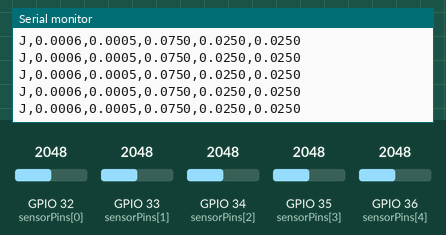
Recording of a program running on a simulated ESP32. Parts: the last lines printed to the serial monitor. The test bench sets the inputs (shaded band); at power-on: GPIO 32 (sensorPins[0]) = 2048, GPIO 33 (sensorPins[1]) = 2048, GPIO 34 (sensorPins[2]) = 2048, GPIO 35 (sensorPins[3]) = 2048, GPIO 36 (sensorPins[4]) = 2048 (analog values on the 0–4095 scale).

Above: at 1.2 s.
1.3 s: GPIO 32 (sensorPins[0]) set to 2866
At 1.32 s:
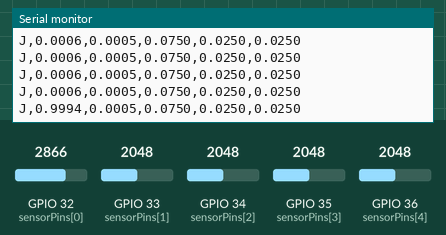
2.8 s: GPIO 33 (sensorPins[1]) set to 2866
At 2.82 s:
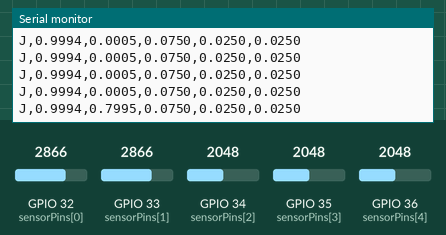
4.3 s: GPIO 34 (sensorPins[2]) set to 2866
At 4.32 s:
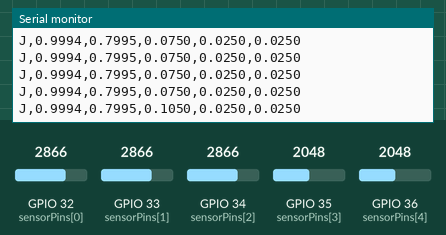
5.8 s: GPIO 35 (sensorPins[3]) set to 2866
At 5.82 s:
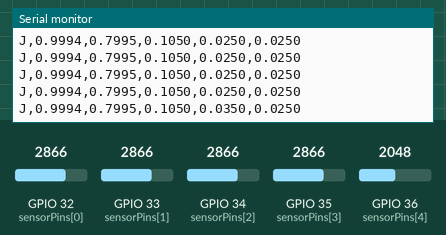
7.3 s: GPIO 36 (sensorPins[4]) set to 2866
At 7.32 s:
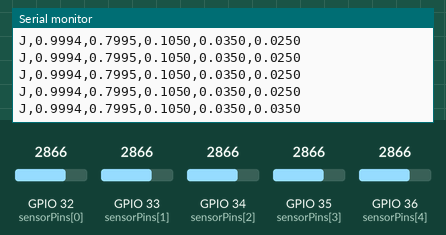
8.8 s: GPIO 32 (sensorPins[0]) set to 3972
At 8.82 s:
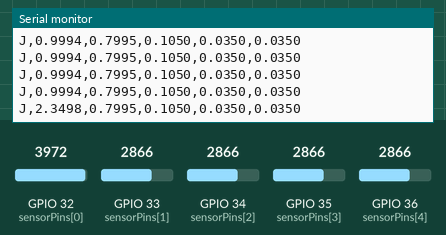
Timing chart, 0 to 11.3 s (numbered marks = the images above; inputs shaded):
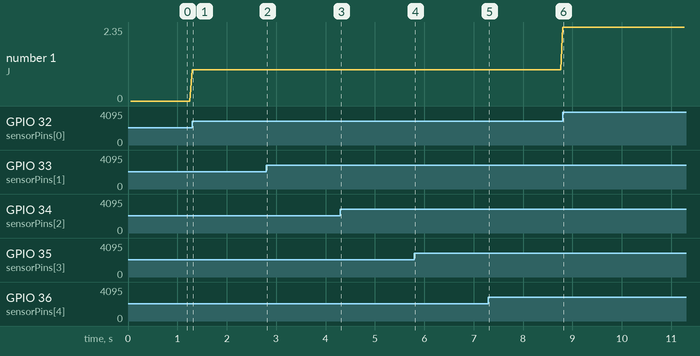

The program:

main.cpp
```cpp
#include <Arduino.h>

namespace {
constexpr uint8_t sensorPins[] = {32, 33, 34, 35, 36};
constexpr float jointLower[] = {-2.5F, -2.0F, 0.0F, 0.0F, 0.0F};
constexpr float jointUpper[] = {2.5F, 2.0F, 0.15F, 0.05F, 0.05F};
constexpr uint8_t jointCount = sizeof(sensorPins) / sizeof(sensorPins[0]);
constexpr uint32_t reportIntervalMs = 50;
constexpr uint16_t adcMaximum = 4095;

uint32_t lastReportMs = 0;

float readJointPosition(uint8_t index) {
  const int rawValue = analogRead(sensorPins[index]);
  const float normalized = constrain(rawValue, 0, adcMaximum) / static_cast<float>(adcMaximum);
  return jointLower[index] + normalized * (jointUpper[index] - jointLower[index]);
}

void reportJointPositions() {
  Serial.print("J");
  for (uint8_t index = 0; index < jointCount; ++index) {
    Serial.printf(",%.4f", readJointPosition(index));
  }
  Serial.println();
}
}  // namespace

void setup() {
  Serial.begin(115200);
  analogReadResolution(12);
  for (const uint8_t pin : sensorPins) {
    analogSetPinAttenuation(pin, ADC_11db);
  }
  Serial.println("READY,brazo_urdf,115200");
}

void loop() {
  const uint32_t now = millis();
  if (now - lastReportMs >= reportIntervalMs) {
    lastReportMs = now;
    reportJointPositions();
  }
}
```

Measured:
- after the input at 1.3 s, the serial monitor: prints a new line at once (image 1)
- after the input at 2.8 s, the serial monitor: prints a new line at once (image 2)
- after the input at 4.3 s, the serial monitor: prints a new line at once (image 3)
- after the input at 5.8 s, the serial monitor: prints a new line at once (image 4)
- after the input at 7.3 s, the serial monitor: prints a new line at once (image 5)
- after the input at 8.8 s, the serial monitor: prints a new line at once (image 6)
- plotted number 1: 0 → 1 after the input at 1.3 s, 1 → 2.35 after the input at 8.8 s
